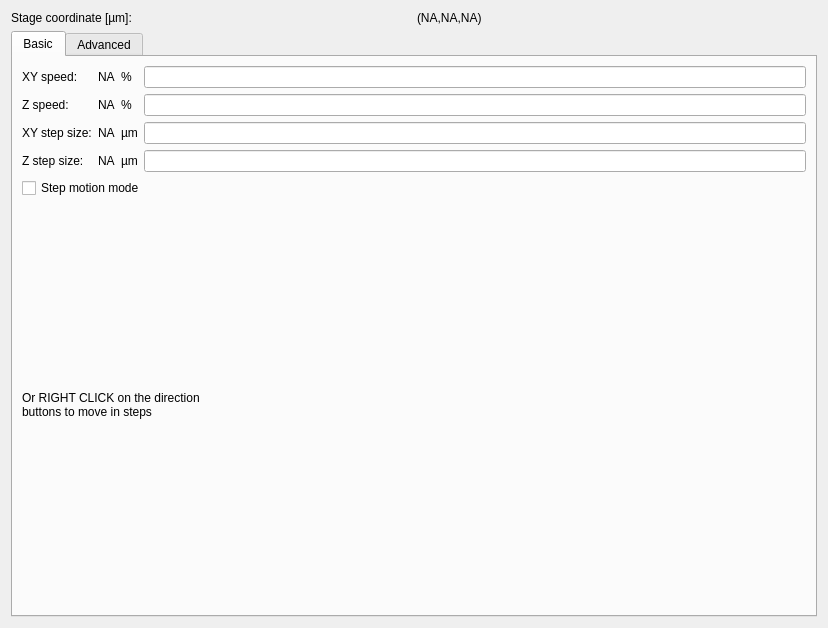
<?xml version="1.0" encoding="UTF-8"?>
<ui version="4.0">
 <class>stagecontrol</class>
 <widget class="QWidget" name="stagecontrol">
  <property name="geometry">
   <rect>
    <x>0</x>
    <y>0</y>
    <width>828</width>
    <height>628</height>
   </rect>
  </property>
  <property name="windowTitle">
   <string>Form</string>
  </property>
  <layout class="QVBoxLayout" name="verticalLayout_3">
   <item>
    <layout class="QVBoxLayout" name="verticalLayout">
     <item>
      <layout class="QHBoxLayout" name="horizontalLayout">
       <item>
        <widget class="QLabel" name="label_16">
         <property name="text">
          <string>Stage coordinate [µm]:</string>
         </property>
        </widget>
       </item>
       <item>
        <widget class="QLabel" name="lbl_coor_um">
         <property name="text">
          <string>(NA,NA,NA)</string>
         </property>
        </widget>
       </item>
      </layout>
     </item>
     <item>
      <widget class="QTabWidget" name="tab_controls">
       <property name="sizePolicy">
        <sizepolicy hsizetype="Minimum" vsizetype="Expanding">
         <horstretch>0</horstretch>
         <verstretch>0</verstretch>
        </sizepolicy>
       </property>
       <property name="currentIndex">
        <number>0</number>
       </property>
       <widget class="QWidget" name="tab_basic">
        <attribute name="title">
         <string>Basic</string>
        </attribute>
        <layout class="QVBoxLayout" name="verticalLayout_4">
         <item>
          <layout class="QVBoxLayout" name="lyt_main">
           <item>
            <layout class="QGridLayout" name="lyt_param">
             <item row="0" column="2">
              <widget class="QLabel" name="label_3">
               <property name="text">
                <string>%</string>
               </property>
              </widget>
             </item>
             <item row="2" column="1">
              <widget class="QLabel" name="lbl_stepsizexy">
               <property name="text">
                <string>NA</string>
               </property>
              </widget>
             </item>
             <item row="2" column="2">
              <widget class="QLabel" name="label_9">
               <property name="text">
                <string>µm</string>
               </property>
              </widget>
             </item>
             <item row="2" column="0">
              <widget class="QLabel" name="label_7">
               <property name="text">
                <string>XY step size:</string>
               </property>
              </widget>
             </item>
             <item row="0" column="3">
              <widget class="QLineEdit" name="ent_speedxy"/>
             </item>
             <item row="1" column="0">
              <widget class="QLabel" name="label_4">
               <property name="text">
                <string>Z speed:</string>
               </property>
              </widget>
             </item>
             <item row="0" column="0">
              <widget class="QLabel" name="label">
               <property name="text">
                <string>XY speed:</string>
               </property>
              </widget>
             </item>
             <item row="0" column="1">
              <widget class="QLabel" name="lbl_speedxy">
               <property name="text">
                <string>NA</string>
               </property>
              </widget>
             </item>
             <item row="1" column="1">
              <widget class="QLabel" name="lbl_speedz">
               <property name="text">
                <string>NA</string>
               </property>
              </widget>
             </item>
             <item row="1" column="2">
              <widget class="QLabel" name="label_6">
               <property name="text">
                <string>%</string>
               </property>
              </widget>
             </item>
             <item row="3" column="0">
              <widget class="QLabel" name="label_10">
               <property name="text">
                <string>Z step size:</string>
               </property>
              </widget>
             </item>
             <item row="3" column="1">
              <widget class="QLabel" name="lbl_stepsizez">
               <property name="text">
                <string>NA</string>
               </property>
              </widget>
             </item>
             <item row="3" column="2">
              <widget class="QLabel" name="label_12">
               <property name="text">
                <string>µm</string>
               </property>
              </widget>
             </item>
             <item row="1" column="3">
              <widget class="QLineEdit" name="ent_speedz"/>
             </item>
             <item row="2" column="3">
              <widget class="QLineEdit" name="ent_stepxy_um"/>
             </item>
             <item row="3" column="3">
              <widget class="QLineEdit" name="ent_stepz_um"/>
             </item>
            </layout>
           </item>
           <item>
            <layout class="QHBoxLayout" name="lyt_motion">
             <item>
              <layout class="QGridLayout" name="lyt_xy"/>
             </item>
             <item>
              <layout class="QVBoxLayout" name="lyt_z"/>
             </item>
            </layout>
           </item>
           <item>
            <layout class="QVBoxLayout" name="lyt_stepmode">
             <item>
              <widget class="QCheckBox" name="chk_stepmode">
               <property name="sizePolicy">
                <sizepolicy hsizetype="MinimumExpanding" vsizetype="Fixed">
                 <horstretch>0</horstretch>
                 <verstretch>0</verstretch>
                </sizepolicy>
               </property>
               <property name="text">
                <string>Step motion mode</string>
               </property>
              </widget>
             </item>
             <item>
              <widget class="QLabel" name="label_2">
               <property name="text">
                <string>Or RIGHT CLICK on the direction
buttons to move in steps</string>
               </property>
              </widget>
             </item>
            </layout>
           </item>
          </layout>
         </item>
        </layout>
       </widget>
       <widget class="QWidget" name="tab_advanced">
        <attribute name="title">
         <string>Advanced</string>
        </attribute>
        <layout class="QVBoxLayout" name="verticalLayout_2">
         <item>
          <layout class="QGridLayout" name="lyt_main_grid">
           <item row="4" column="0" colspan="3">
            <spacer name="horizontalSpacer_6">
             <property name="orientation">
              <enum>Qt::Orientation::Horizontal</enum>
             </property>
             <property name="sizeType">
              <enum>QSizePolicy::Policy::MinimumExpanding</enum>
             </property>
             <property name="sizeHint" stdset="0">
              <size>
               <width>40</width>
               <height>20</height>
              </size>
             </property>
            </spacer>
           </item>
           <item row="0" column="1">
            <widget class="QLineEdit" name="ent_goto_x_um"/>
           </item>
           <item row="2" column="2">
            <widget class="QLabel" name="label_13">
             <property name="text">
              <string>µm</string>
             </property>
            </widget>
           </item>
           <item row="1" column="2">
            <widget class="QLabel" name="label_14">
             <property name="text">
              <string>µm</string>
             </property>
            </widget>
           </item>
           <item row="0" column="2">
            <widget class="QLabel" name="label_15">
             <property name="text">
              <string>µm</string>
             </property>
            </widget>
           </item>
           <item row="1" column="0">
            <widget class="QLabel" name="label_8">
             <property name="text">
              <string>Y-coordinate:</string>
             </property>
            </widget>
           </item>
           <item row="1" column="1">
            <widget class="QLineEdit" name="ent_goto_y_um"/>
           </item>
           <item row="2" column="1">
            <widget class="QLineEdit" name="ent_goto_z_um"/>
           </item>
           <item row="3" column="0" colspan="3">
            <widget class="QPushButton" name="btn_goto">
             <property name="text">
              <string>Go to coordinate</string>
             </property>
            </widget>
           </item>
           <item row="0" column="0">
            <widget class="QLabel" name="label_5">
             <property name="text">
              <string>X-coordinate :</string>
             </property>
            </widget>
           </item>
           <item row="2" column="0">
            <widget class="QLabel" name="label_11">
             <property name="text">
              <string>Z-coordinate:</string>
             </property>
            </widget>
           </item>
           <item row="5" column="0" colspan="3">
            <layout class="QHBoxLayout" name="lyt_home">
             <item>
              <widget class="QPushButton" name="btn_home_xy">
               <property name="text">
                <string>Home XY</string>
               </property>
              </widget>
             </item>
             <item>
              <widget class="QPushButton" name="btn_home_z">
               <property name="text">
                <string>Home Z</string>
               </property>
              </widget>
             </item>
            </layout>
           </item>
          </layout>
         </item>
        </layout>
       </widget>
      </widget>
     </item>
    </layout>
   </item>
  </layout>
 </widget>
 <resources/>
 <connections/>
</ui>
